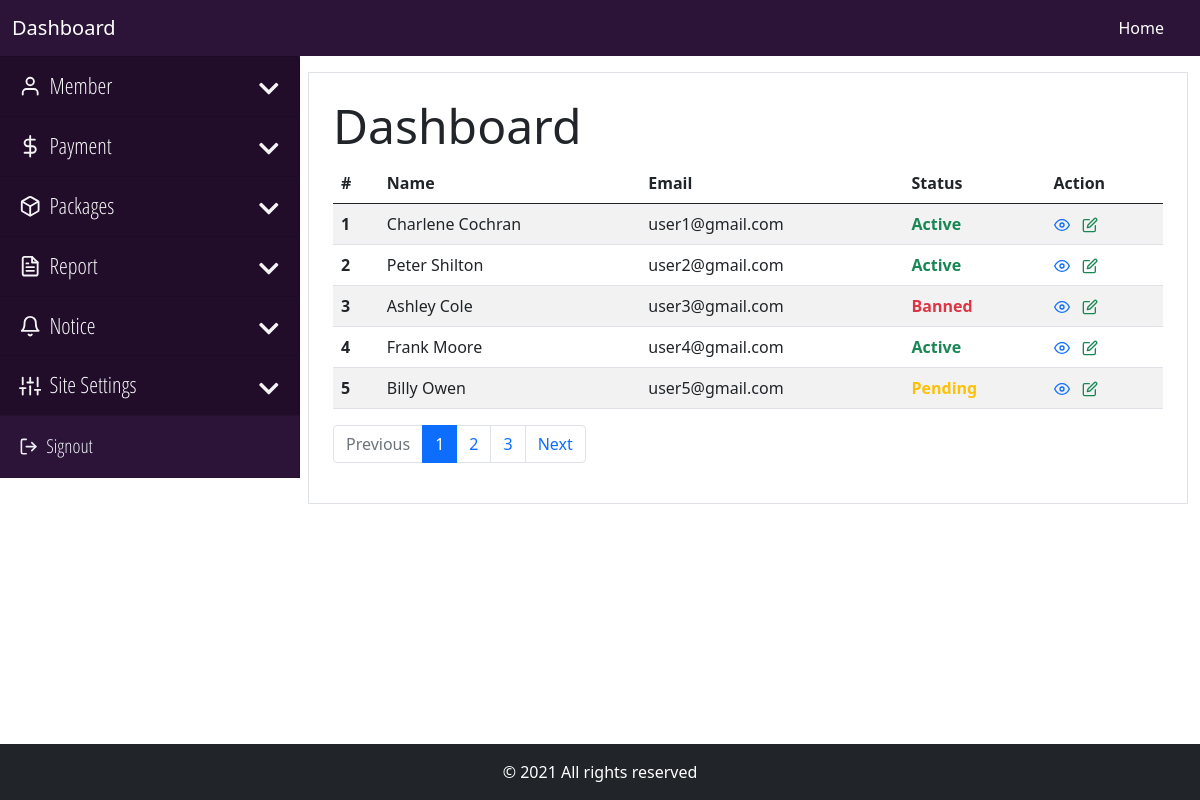
Before: /backend/member/members.php (signed in) with the older database file.
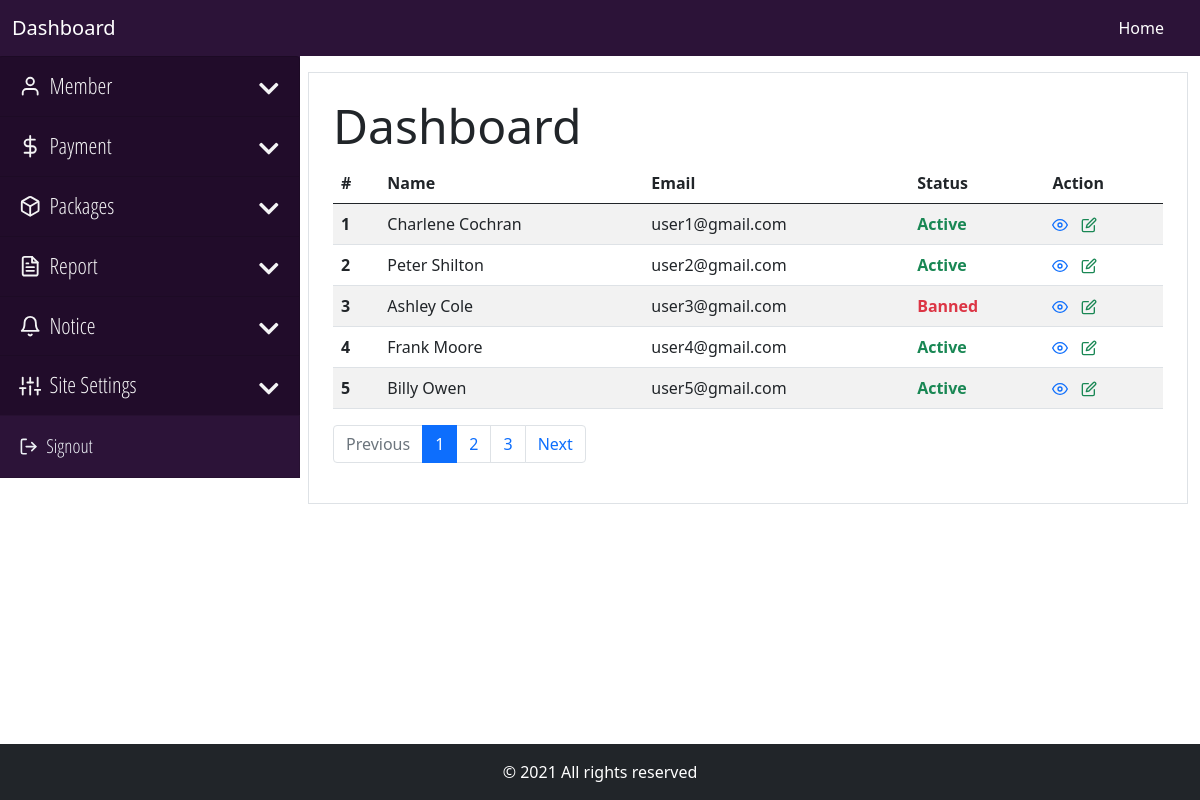
After: the same page with the newer database file.
### tables this page shows
CREATE TABLE `member` (
  `member_id` int(11) NOT NULL,
  `member_name` varchar(60) NOT NULL,
  `member_gender` enum('male','female','others') DEFAULT NULL,
  `member_dob` varchar(25) DEFAULT NULL,
  `member_address` varchar(255) DEFAULT NULL,
  `member_mobile` varchar(11) DEFAULT NULL,
  `member_photo` varchar(255) DEFAULT NULL,
  `member_status` enum('0','1','2') NOT NULL DEFAULT '0' COMMENT '0 = pending, 1 = Active, 2 = banned',
  `member_user_id` int(11) NOT NULL,
  `member_joined_at` timestamp NOT NULL DEFAULT current_timestamp()
);

### core/main.php (called while the page is built, shortened)
<?php
    class Main
    {
        private $host = "localhost";
        private $user = "root";
        private $pass ="";
        private $database = "crm4gym";
        private function dbConnect()
        {
            try
            {
                $this->conn = new PDO('mysql:host='.$this->host.';dbname='.$this->database, $this->user, $this->pass);
            }
            catch(PDOException $Exception)
            {
                $this->errmsg = $Exception->getMessage();
            }
        }
    }
?>

### core/dashboard.php (called while the page is built, shortened)
<?php
    require_once "main.php";
    class Dashboard extends Main
    {
        private $perPage = 5;
        public function viewMembers($pageNum)
        {
            $offset = (int) ($pageNum-1) * $this->perPage;
            $this->sql = $this->conn->prepare("SELECT * FROM member LEFT JOIN auth ON member.member_user_id=auth.auth_id LIMIT $offset, $this->perPage");
            try
            {
                $this->sql->execute();
                if($this->sql->rowCount() > 0)
                {
                    $data = $this->sql->fetchAll();
                    return $data;
                }
                else
                {
                }
            }
            catch(PDOException $Exception)
            {
                echo "error: ".$Exception->getMessage();
            }
        }
    }
?>

### backend/member/members.php (the view, shortened to what the changed rows need)
<?php
    require_once "../../core/dashboard.php";
    require_once "../inc/be-header.php";
    $page = 1;
?>
<div class="container-fluid overflow-hidden">
    <div class="row gx-2 mt-3">
    <?php
        if(isset( $_SESSION['role']) &&  $_SESSION['role'] == 'admin' )
        {
          require_once "../inc/be-sidenav-admin.php";
        }
        else
        {
          require_once "../inc/be-sidenav-user.php";
        }
      ?>
        <div class="col-md-9">
            <div class="border p-4">
                <h2 class="display-5">Dashboard</h2>
                <table class="table table-striped">
                    <thead>
                        <tr>
                            <th scope="col">#</th>
                            <th scope="col">Name</th>
                            <th scope="col">Email</th>
                            <th scope="col">Status</th>
                            <th scope="col">Action</th>
                        </tr>
                    </thead>
                    <tbody>
                        <?php
                            $member = new Dashboard;
                            $result = $member->viewMembers($page);
                            if($result != false)
                            {
                                foreach($result as $data)
                                {
                                    extract($data);
                                    if($member_status == 0)
                                    {
                                        $status = '<span class="text-warning"><strong>Pending</strong></span>';
                                    }
                                    else if($member_status == 1)
                                    {
                                        $status = '<span class="text-success"><strong>Active</strong></span>';
                                    }
                                    else
                                    {
                                        $status = '<span class="text-danger"><strong>Banned</strong></span>';
                                    }
                        ?>
                            <tr>
                                <th scope="row"><?=$member_id?></th>
                                <td><?=$member_name?></td>
                                <td><?=$auth_email?></td>
                                <td><?=$status?></td>
                                <td>
                                    <a href="view-member.php?id=<?=$member_id?>" class="text-primary me-2"> <span data-feather="eye"></span></a>
                                    <a href="update-member.php?id=<?=$member_id?>" class="text-success"> <span data-feather="edit"></span></a>
                                </td>
                            </tr>
                        <?php
                                }
                            }
                            else
                            {
                        ?>
                            <tr>
                                <td colspan="4">No Data Found</td>
                            </tr>
                        <?php
                            }
                        ?>
                    </tbody>
                </table>
            </div>
        </div>
    </div>
</div>
</body>
</html>
<?php
    require_once "../inc/be-footer.php";
?>

Changed rows visible on the page:
changed member "Billy Owen": member_status "Pending" → "Active"
